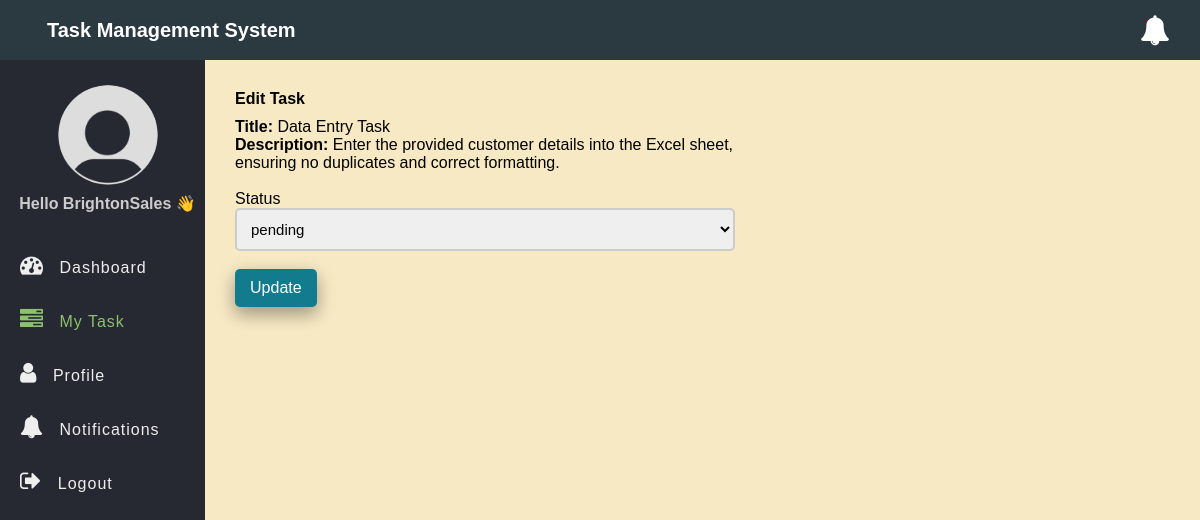
/edit-task-employee.php?id=6 (signed in), run on the app's committed database.
### tables this page shows
CREATE TABLE `tasks` (
  `id` int(11) NOT NULL,
  `title` varchar(100) NOT NULL,
  `description` text DEFAULT NULL,
  `assigned_to` int(11) DEFAULT NULL,
  `due_date` date DEFAULT NULL,
  `status` enum('pending','in_progress','completed') DEFAULT 'pending',
  `created_at` timestamp NOT NULL DEFAULT current_timestamp()
);

### app/Model/Task.php (called while the page is built, shortened)
<?php
function get_task_by_id($conn, $id){
	$sql = "SELECT * FROM tasks WHERE id =? ";
	$stmt = $conn->prepare($sql);
	$stmt->execute([$id]);
	if($stmt->rowCount() > 0){
		$task = $stmt->fetch();
	}else $task = 0;
	return $task;
}

### edit-task-employee.php (the view, shortened to what this page needs)
<?php
if (isset($_SESSION['role']) && isset($_SESSION['id']) && $_SESSION['role'] == "employee") {
    include "DB_connection.php";
    include "app/Model/Task.php";
    include "app/Model/User.php";
    $id = $_GET['id'];
    $task = get_task_by_id($conn, $id);
 ?>
<!DOCTYPE html>
<html>
<head>
	<link rel="stylesheet" href="https://stackpath.bootstrapcdn.com/font-awesome/4.7.0/css/font-awesome.min.css">
	<link rel="stylesheet" href="css/style.css">
</head>
<body>
	<?php include "inc/header.php" ?>
	<div class="body">
		<?php include "inc/nav.php" ?>
		<section class="section-1">
			<h4 class="title">Edit Task </h4>
			<form class="form-1"
			      method="POST"
			      action="app/update-task-employee.php">
				<div class="input-holder">
					<p><b>Title: </b><?=$task['title']?></p>
				</div>
				<div class="input-holder">
					<p><b>Description: </b><?=$task['description']?></p>
				</div><br>
            <div class="input-holder">
					<lable>Status</lable>
					<select name="status" class="input-1">
						<option
						      <?php if( $task['status'] == "pending") echo"selected"; ?> >pending</option>
					</select><br>
				</div>
				<button class="edit-btn">Update</button>
			</form>
		</section>
	</div>
</body>
</html>
<?php }else{
   $em = "First login";
   header("Location: login.php?error=$em");
   exit();
}
 ?>

### css/style.css (style rules this page uses)
* { padding: 0; margin: 0; box-sizing: border-box; font-family: arial, sans-serif; }
.form-1 { width: 90%; max-width: 500px; }
.input-1 { border: 2px solid #ccc; width: 100%; padding: 10px; font-size: 15px; outline: none; border-radius: 5px; display: block; }
.body { display: flex; }
.section-1 { padding: 30px; width: 100%; background: #f7e9c4 !important; }
.section-1 .title { margin-bottom: 10px; }
.edit-btn { text-decoration: none; display: inline-block; padding-left: 10px; border: none; background: #127b8e; padding: 10px 15px; color: #fff; font-size: 16px; border-radius: 5px; cursor: pointer; outline: none; transition: background 1s; box-shadow: 0 8px 16px 0 rgba(0,0,0,0.2), 0 6px 20px 0 rgba(0,0,0,0.19); }

### data on the page
tasks: title "Data Entry Task", description "Enter the provided customer details into the Excel sheet, ensuring no duplicates and correct formatting.", status "pending"

### other printed values
$_SESSION['username'] "BrightonSales"
